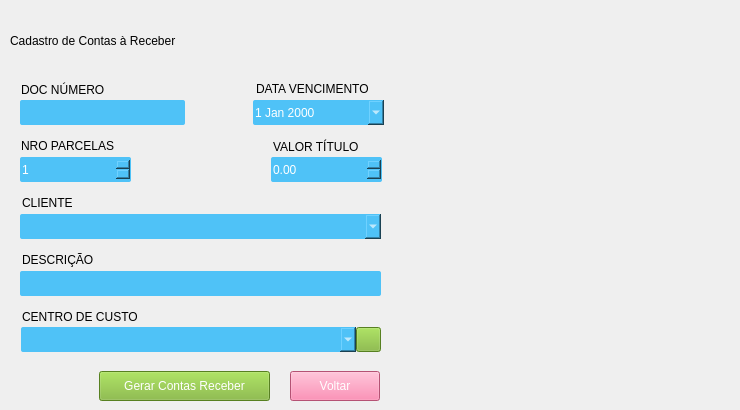
       <widget class="QWidget" name="formCadastroContaReceber">
        <widget class="QLabel" name="lbl_title_cadastro_fornecedor_2">
         <property name="geometry">
          <rect>
           <x>10</x>
           <y>25</y>
           <width>721</width>
           <height>31</height>
          </rect>
         </property>
         <property name="styleSheet">
          <string notr="true">font: 700 20pt &quot;Arial&quot;;
border-bottom: 2px solid;</string>
         </property>
         <property name="text">
          <string>Cadastro de Contas à Receber</string>
         </property>
        </widget>
        <widget class="QComboBox" name="cb_conta_receber_cliente">
         <property name="geometry">
          <rect>
           <x>20</x>
           <y>214</y>
           <width>361</width>
           <height>25</height>
          </rect>
         </property>
         <property name="styleSheet">
          <string notr="true">QComboBox{
	background-color: #4fc2f7;
	font: 12pt &quot;Arial&quot;;
	color: rgb(255, 255, 255);
	border:none;
	border-radius: 2px;
}

QComboBox:Focus {
	border: 1px solid red;
}</string>
         </property>
         <property name="editable">
          <bool>true</bool>
         </property>
        </widget>
        <widget class="QLabel" name="lbl_conta_receber_cliente">
         <property name="geometry">
          <rect>
           <x>22</x>
           <y>195</y>
           <width>71</width>
           <height>16</height>
          </rect>
         </property>
         <property name="styleSheet">
          <string notr="true">font: 700 10pt &quot;Arial&quot;;</string>
         </property>
         <property name="text">
          <string>CLIENTE</string>
         </property>
        </widget>
        <widget class="QLineEdit" name="conta_receber_descricao">
         <property name="geometry">
          <rect>
           <x>20</x>
           <y>271</y>
           <width>361</width>
           <height>25</height>
          </rect>
         </property>
         <property name="styleSheet">
          <string notr="true">QLineEdit{
	background-color: #4fc2f7;
	font: 12pt &quot;Arial&quot;;
	color: rgb(255, 255, 255);
	border:none;
	border-radius: 2px;
}

QLineEdit:Focus {
	border: 1px solid red;
}</string>
         </property>
        </widget>
        <widget class="QLabel" name="lbl_conta_receber_descricao">
         <property name="geometry">
          <rect>
           <x>22</x>
           <y>252</y>
           <width>91</width>
           <height>16</height>
          </rect>
         </property>
         <property name="styleSheet">
          <string notr="true">font: 700 10pt &quot;Arial&quot;;</string>
         </property>
         <property name="text">
          <string>DESCRIÇÃO</string>
         </property>
        </widget>
        <widget class="QComboBox" name="cb_conta_receber_centro_custo">
         <property name="geometry">
          <rect>
           <x>21</x>
           <y>327</y>
           <width>335</width>
           <height>25</height>
          </rect>
         </property>
         <property name="styleSheet">
          <string notr="true">QComboBox{
	background-color: #4fc2f7;
	font: 12pt &quot;Arial&quot;;
	color: rgb(255, 255, 255);
	border:none;
	border-radius: 2px;
}

QComboBox:Focus {
	border: 1px solid red;
}</string>
         </property>
         <property name="editable">
          <bool>true</bool>
         </property>
        </widget>
        <widget class="QLabel" name="lbl_conta_receber_centro_custo">
         <property name="geometry">
          <rect>
           <x>22</x>
           <y>309</y>
           <width>161</width>
           <height>16</height>
          </rect>
         </property>
         <property name="styleSheet">
          <string notr="true">font: 700 10pt &quot;Arial&quot;;</string>
         </property>
         <property name="text">
          <string>CENTRO DE CUSTO</string>
         </property>
        </widget>
        <widget class="QDoubleSpinBox" name="sb_conta_receber_valor_titulo">
         <property name="geometry">
          <rect>
           <x>271</x>
           <y>157</y>
           <width>111</width>
           <height>25</height>
          </rect>
         </property>
         <property name="styleSheet">
          <string notr="true">QDoubleSpinBox{
	background-color: #4fc2f7;
	font: 12pt &quot;Arial&quot;;
	color: rgb(255, 255, 255);
	border:none;
	border-radius: 2px;
}

QDoubleSpinBox:Focus {
	border: 1px solid red;
}</string>
         </property>
         <property name="maximum">
          <double>99999999.989999994635582</double>
         </property>
        </widget>
        <widget class="QLabel" name="lbl_conta_receber_valor_titulo">
         <property name="geometry">
          <rect>
           <x>273</x>
           <y>139</y>
           <width>101</width>
           <height>16</height>
          </rect>
         </property>
         <property name="styleSheet">
          <string notr="true">font: 700 10pt &quot;Arial&quot;;</string>
         </property>
         <property name="text">
          <string>VALOR TÍTULO</string>
         </property>
        </widget>
        <widget class="QDateEdit" name="conta_receber_data_vcto">
         <property name="geometry">
          <rect>
           <x>253</x>
           <y>100</y>
           <width>131</width>
           <height>25</height>
          </rect>
         </property>
         <property name="styleSheet">
          <string notr="true">QDateEdit{
	background-color: #4fc2f7;
	font: 12pt &quot;Arial&quot;;
	color: rgb(255, 255, 255);
	border:none;
	border-radius: 2px;
}

QDateEdit:Focus {
	border: 1px solid red;
}</string>
         </property>
         <property name="calendarPopup">
          <bool>true</bool>
         </property>
        </widget>
        <widget class="QLabel" name="lbl_conta_receber_data_vcto">
         <property name="geometry">
          <rect>
           <x>256</x>
           <y>81</y>
           <width>121</width>
           <height>16</height>
          </rect>
         </property>
         <property name="styleSheet">
          <string notr="true">font: 700 10pt &quot;Arial&quot;;</string>
         </property>
         <property name="text">
          <string>DATA VENCIMENTO</string>
         </property>
        </widget>
        <widget class="QLabel" name="lbl_conta_receber_nro_parcelas">
         <property name="geometry">
          <rect>
           <x>21</x>
           <y>138</y>
           <width>111</width>
           <height>16</height>
          </rect>
         </property>
         <property name="styleSheet">
          <string notr="true">font: 700 10pt &quot;Arial&quot;;</string>
         </property>
         <property name="text">
          <string>NRO PARCELAS</string>
         </property>
        </widget>
        <widget class="QSpinBox" name="sb_conta_receber_nro_parcelas">
         <property name="geometry">
          <rect>
           <x>20</x>
           <y>157</y>
           <width>111</width>
           <height>25</height>
          </rect>
         </property>
         <property name="styleSheet">
          <string notr="true">QSpinBox{
	background-color: #4fc2f7;
	font: 12pt &quot;Arial&quot;;
	color: rgb(255, 255, 255);
	border:none;
	border-radius: 2px;
}

QSpinBox:Focus {
	border: 1px solid red;
}</string>
         </property>
         <property name="maximum">
          <number>9999</number>
         </property>
         <property name="value">
          <number>1</number>
         </property>
        </widget>
        <widget class="QPushButton" name="btn_form_centro_custo_conta_receber">
         <property name="geometry">
          <rect>
           <x>356</x>
           <y>327</y>
           <width>25</width>
           <height>25</height>
          </rect>
         </property>
         <property name="styleSheet">
          <string notr="true">QPushButton {
	font: 10pt &quot;Arial&quot;;
	background-color: #7AB32E;
	color: #FFF;
 }
QPushButton:hover{
	background-color: rgb(0, 170, 0);
}</string>
         </property>
         <property name="text">
          <string/>
         </property>
         <property name="icon">
          <iconset>
           <normaloff>icons/iconAdd.png</normaloff>icons/iconAdd.png</iconset>
         </property>
         <property name="iconSize">
          <size>
           <width>20</width>
           <height>32</height>
          </size>
         </property>
         <property name="checkable">
          <bool>false</bool>
         </property>
         <property name="default">
          <bool>false</bool>
         </property>
         <property name="flat">
          <bool>false</bool>
         </property>
        </widget>
        <widget class="QPushButton" name="btn_gerar_conta_receber">
         <property name="geometry">
          <rect>
           <x>99</x>
           <y>371</y>
           <width>171</width>
           <height>30</height>
          </rect>
         </property>
         <property name="styleSheet">
          <string notr="true">QPushButton {
	font: 10pt &quot;Arial&quot;;
	background-color: #7AB32E;
	color: #FFF;
 }
QPushButton:hover{
	background-color: rgb(0, 170, 0);
}</string>
         </property>
         <property name="text">
          <string>Gerar Contas Receber</string>
         </property>
         <property name="icon">
          <iconset>
           <normaloff>icons/iconSave.png</normaloff>icons/iconSave.png</iconset>
         </property>
         <property name="iconSize">
          <size>
           <width>20</width>
           <height>32</height>
          </size>
         </property>
         <property name="checkable">
          <bool>false</bool>
         </property>
         <property name="default">
          <bool>false</bool>
         </property>
         <property name="flat">
          <bool>false</bool>
         </property>
        </widget>
        <widget class="QPushButton" name="btn_goback_data_table_conta_receber">
         <property name="geometry">
          <rect>
           <x>290</x>
           <y>371</y>
           <width>90</width>
           <height>30</height>
          </rect>
         </property>
         <property name="styleSheet">
          <string notr="true">QPushButton {
	font: 10pt &quot;Arial&quot;;
	background-color: rgb(253, 115, 163);
	color: #FFF;
 }
QPushButton:hover{
	background-color: rgb(255, 0, 0);
}</string>
         </property>
         <property name="text">
          <string>Voltar</string>
         </property>
         <property name="icon">
          <iconset>
           <normaloff>icons/iconGoBack.png</normaloff>icons/iconGoBack.png</iconset>
         </property>
         <property name="iconSize">
          <size>
           <width>20</width>
           <height>32</height>
          </size>
         </property>
        </widget>
        <widget class="QLabel" name="lbl_conta_receber_doc_nro">
         <property name="geometry">
          <rect>
           <x>21</x>
           <y>82</y>
           <width>91</width>
           <height>16</height>
          </rect>
         </property>
         <property name="styleSheet">
          <string notr="true">font: 700 10pt &quot;Arial&quot;;</string>
         </property>
         <property name="text">
          <string>DOC NÚMERO</string>
         </property>
        </widget>
        <widget class="QLineEdit" name="conta_receber_doc_numero">
         <property name="geometry">
          <rect>
           <x>20</x>
           <y>100</y>
           <width>165</width>
           <height>25</height>
          </rect>
         </property>
         <property name="styleSheet">
          <string notr="true">QLineEdit{
	background-color: #4fc2f7;
	font: 12pt &quot;Arial&quot;;
	color: rgb(255, 255, 255);
	border:none;
	border-radius: 2px;
}

QLineEdit:Focus {
	border: 1px solid red;
}</string>
         </property>
        </widget>
       </widget>
